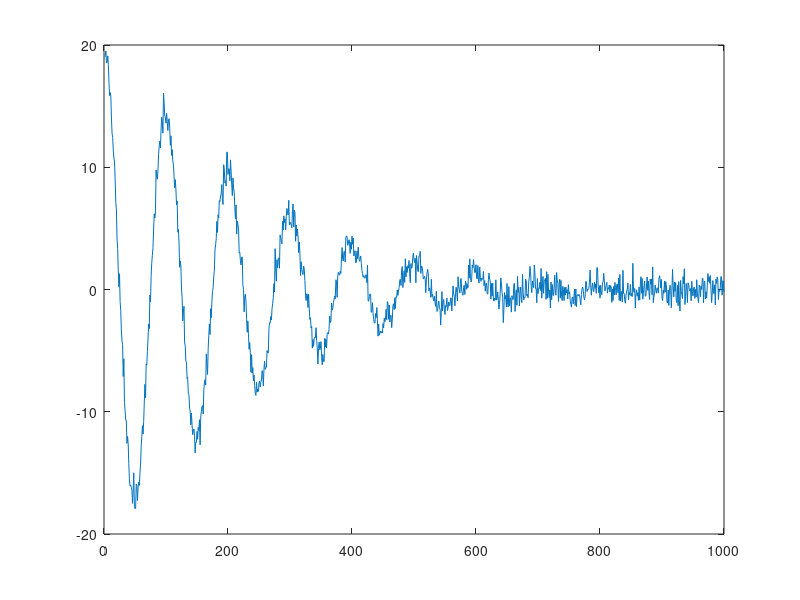

Here is the MATLAB script that generated this plot: (Note: this script raises an error after producing the figure.)


% N = 100;
% f = [.3 .4];
% A = 20*[1 1];
% beta = [0.05 0.01];
% gamma = 1*[0.1 0.00001];

N = 1000;
f = [.01 0];
A = 20*[1 0];
d = 0.03;
beta = d*[0.1 0.00];
gamma = d^2*[0.003 0.0000];

e = (randn(1,N) + 1i*randn(1,N))/sqrt(2); %noises
t = cumsum(ones(1,N));
y = A(1)*exp(1j*2*pi*f(1)*t-beta(1)*t-gamma(1)*t.^2);
y = y+A(2)*exp(1j*2*pi*f(2)*t-beta(2)*t-gamma(2)*t.^2);
y = y+e;
plot(real(y))

%% DSURE-skattning

lambda = 0.1; %lambda =0.1 funkar inte alls
[f_es,x_es,beta_es]=SURE_IR_bfv_FE_fastER2(y',N,1:N,lambda);
disp('Frequency estimates:')
disp(f_es)
disp('Beta estimates')
disp(beta_es)
plot(f_es);

%% WSEMA-skattning

[ fEst, betaEst, zEst ] = WSEMA_1D_FE(y',[1:N]',10,5,5,0.1,5,10,0);
disp('Frequency estimates:')
disp(1-fEst)
disp('Beta estimates')
disp(betaEst)

%% WSEMA-skattning Voigt

[ fEst, betaEst, gammaEst, zEst ] = WSEMA_1D_VOIGT(y',[1:N]',10,5,5,0.1,5,10,0);
disp('Frequency estimates:')
disp(1-fEst)
disp('Beta estimates')
disp(betaEst)
disp('Gamma estimates')
disp(gammaEst)

%% Monte Carlo
close all
rng(0)

N=100; %antal simuleringar
MSE = ones(3,N);
n = 100;
f = [.1 0];
A = 50*[1 0];
d = 0.3;
beta = d*[0.1 0.00];
gamma = d^2*[0.003 0.0000];

sigma = 1; %noise std

Avec = logspace(1, 3, 20);

crbVec = zeros(4, length(Avec));
MSEvec = zeros(3, length(Avec));

fEst_vec = zeros(1, N);

for ii = 1:numel(Avec)

    A = Avec(ii)*[1 0];
    MSE(1,:) = f(1)*ones(1,N);
    MSE(2,:) = beta(1)*ones(1,N);
    MSE(3,:) = gamma(1)*ones(1,N);

    for i=1:N
        phi = 2*pi*rand;
        e = sigma*((randn(1,n) + 1i*randn(1,n)))/sqrt(2); %noises
        t = cumsum(ones(1,n));
        y = A(1)*exp(1j*2*pi*f(1)*t-beta(1)*t-gamma(1)*t.^2)*exp(1j*phi);
        y = y+A(2)*exp(1j*2*pi*f(2)*t-beta(2)*t-gamma(2)*t.^2);
        y = y+e;
        
        [ fEst, betaEst, gammaEst, zEst ] = WSEMA_1D_VOIGT(y',[1:n]',20,3,2,0.1,10,30,0);
        [~, index] = max(abs(zEst));
        fEst = 1-fEst(index);
        fEst_vec(i) = fEst;
        betaEst = betaEst(index);
        gammaEst = gammaEst(index);
        
        MSE(1,i) = (MSE(1,i)-fEst)^2;
        MSE(2,i) = (MSE(2,i)-betaEst)^2;
        MSE(3,i) = (MSE(3,i)-gammaEst)^2;
        
        
    end

crbVec(:, ii) = voigtCRB(f(1), beta(1), gamma(1), A(1), 0, n, sigma);
MSEvec(:, ii) = mean(MSE,2); 
disp(ii/length(Avec))
end

SNR = 10*log10(Avec.^2/sigma);
logMSE = -10*log10(MSEvec);
figure(1)
plot(SNR, logMSE(1,:), '.-');
title("Frequency MSE")
figure(2)
title("Beta MSE");
plot(SNR, logMSE(2,:), '.-');
figure(3)
title("Gamma MSE")
plot(SNR, logMSE(3, :), '.-');
%% CRLB of beta for varying gamma
close all
rng(0)

N=100; %antal simuleringar
n = 100;
f = 0.05;
A = 20;
d = 0.3;
beta =linspace(0.0, 5e-3, 100);
gamma = [1e-4, 3e-4, 1e-5];
crbBeta = zeros(3, N);


sigma = 1; %noise std
for i = 1:length(gamma)
   for ii = 1:length(beta)
       temp = voigtCRB(f, beta(ii), gamma(i), A, 0, N, 1);
       crbBeta(i,ii) = (100*sqrt(temp(2)))/beta(ii);
   end
end


semilogy(beta, crbBeta);
legend(["gamma1 = " + gamma(1), "gamma2 = " + gamma(2), "gamma3 = " + gamma(3)]);
%% CRLB of gamma for varying beta


%% CRLB of beta for varying gamma
close all
rng(0)

N=100; %antal simuleringar
n = 100;
f = 0.05;
A = 50;
d = 0.3;
gamma =linspace(0.0, 5e-4, 100);
beta = [1e-4, 3e-4, 1e-6];
crbGamma = zeros(3, N);


sigma = 1; %noise std
for i = 1:length(beta)
   for ii = 1:length(gamma)
       temp = voigtCRB(f, beta(i), gamma(ii), A, 0, N, 1);
       crbGamma(i,ii) = (100*sqrt(temp(3)))/gamma(ii);
   end
end


semilogy(gamma, crbGamma);
legend(["beta1 = " + beta(1), "beta2 = " + beta(2), "beta3 = " + beta(3)]);

%%
disp('Freq.  MSE')
disp(mean(RMSE(1,:)))
disp('Beta.  MSE')
disp(mean(RMSE(2,:)))
disp('Gamma.  MSE')
disp(mean(RMSE(3,:)))
disp('Gamma.  CRB')
disp(vCRB)
disp('Gamma.RMSE/gammaCRB')
disp(sqrt(mean(MSE(3,:)))/vCRB);
